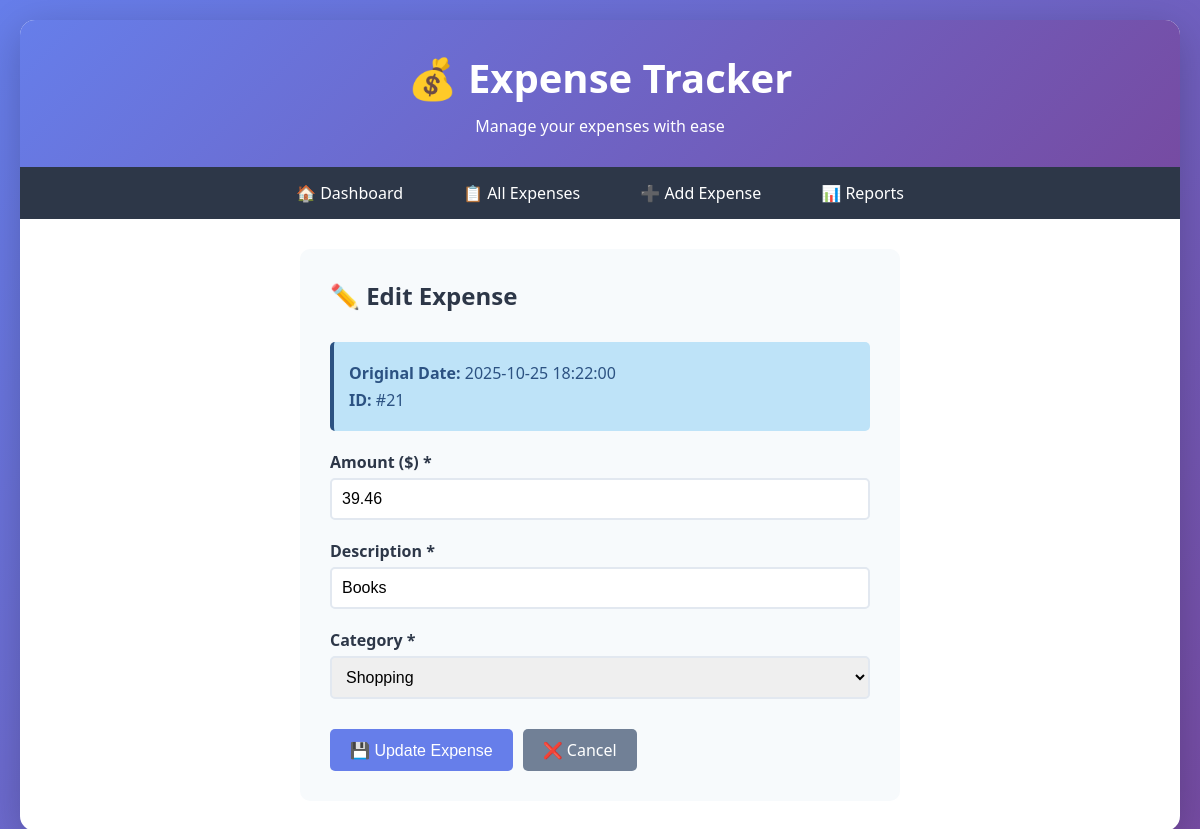
The app's page /edit/21 with its own data.
### tables this page shows
CREATE TABLE expenses (
            id INTEGER PRIMARY KEY AUTOINCREMENT,
            amount REAL NOT NULL,
            description TEXT NOT NULL,
            category TEXT NOT NULL,
            date TEXT NOT NULL
        );

### web_app.py (the view, shortened to what this page needs)
@app.route('/edit/<int:id>', methods=['GET', 'POST'])
def edit_expense(id):
    conn = get_db_connection()
    expense = conn.execute('SELECT * FROM expenses WHERE id = ?', (id,)).fetchone()
    conn.close()
    if expense is None:
        flash('Expense not found!', 'error')
        return redirect(url_for('expenses'))
    return render_template('edit.html', expense=expense, categories=CATEGORIES)

### web_app.py (called while the page is built)
def get_db_connection():
    conn = sqlite3.connect(DB_FILE)
    conn.row_factory = sqlite3.Row  # Access columns by name
    return conn

### templates/edit.html (shortened to what this page needs)
{% extends "base.html" %}
{% block content %}
<div class="form-container">
    <h2 style="margin-bottom: 30px; color: #2d3748;">✏️ Edit Expense</h2>
    <div class="info-box">
        <p><strong>Original Date:</strong> {{ expense.date }}</p>
        <p><strong>ID:</strong> #{{ expense.id }}</p>
    </div>
    <form method="POST" action="{{ url_for('edit_expense', id=expense.id) }}">
        <div class="form-group">
            <label for="amount">Amount ($) *</label>
            <input type="number" id="amount" name="amount" step="0.01" required min="0.01" value="{{ expense.amount }}">
        </div>
        <div class="form-group">
            <label for="description">Description *</label>
            <input type="text" id="description" name="description" required maxlength="200" value="{{ expense.description }}">
        </div>
        <div class="form-group">
            <label for="category">Category *</label>
            <select id="category" name="category" required>
                {% for cat in categories %}
                <option value="{{ cat }}" {% if cat == expense.category %}selected{% endif %}>{{ cat }}</option>
                {% endfor %}
            </select>
        </div>
        <div class="form-actions">
            <button type="submit" class="btn btn-primary">💾 Update Expense</button>
            <a href="{{ url_for('expenses') }}" class="btn btn-secondary">❌ Cancel</a>
        </div>
    </form>
</div>
{% endblock %}

### templates/base.html (style rules this page uses)
* { margin: 0; padding: 0; box-sizing: border-box; }
body { font-family: 'Segoe UI', Tahoma, Geneva, Verdana, sans-serif; background: linear-gradient(135deg, #667eea 0%, #764ba2 100%); min-height: 100vh; padding: 20px; }
.btn { padding: 10px 20px; border: none; border-radius: 5px; cursor: pointer; font-size: 1em; text-decoration: none; display: inline-block; transition: all 0.3s; }
.btn-primary { background: #667eea; color: white; }
.btn-secondary { background: #718096; color: white; }

### templates/edit.html (style rules this page uses)
.form-container { max-width: 600px; margin: 0 auto; background: #f7fafc; padding: 30px; border-radius: 10px; }
.form-group { margin-bottom: 20px; }
label { display: block; margin-bottom: 5px; font-weight: bold; color: #2d3748; }
input, select, textarea { width: 100%; padding: 10px; border: 2px solid #e2e8f0; border-radius: 5px; font-size: 1em; transition: border 0.3s; }
.form-actions { display: flex; gap: 10px; margin-top: 30px; }
.info-box { background: #bee3f8; padding: 15px; border-radius: 5px; margin-bottom: 20px; border-left: 4px solid #2c5282; }
.info-box p { margin: 5px 0; color: #2c5282; }

### records on screen
expenses: date "2025-10-25 18:22:00", id "21", amount "39.46", description "Books", category "Shopping"
